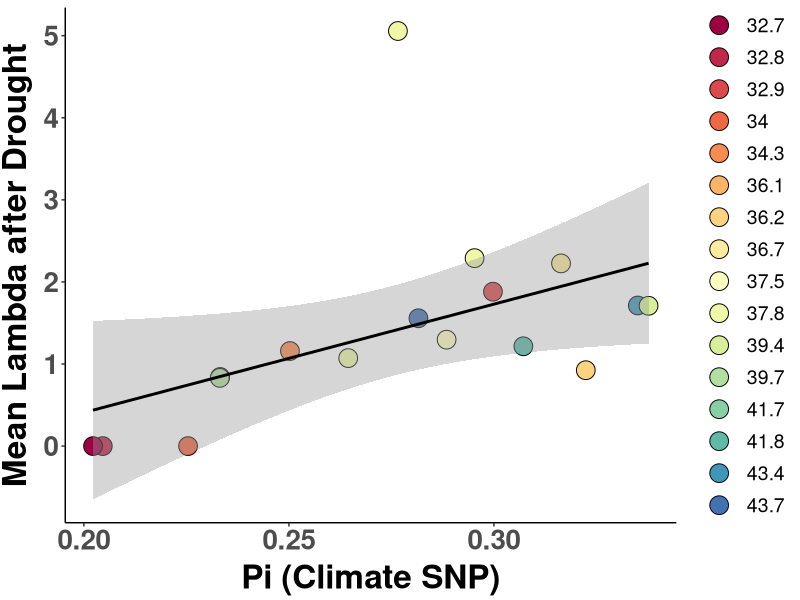
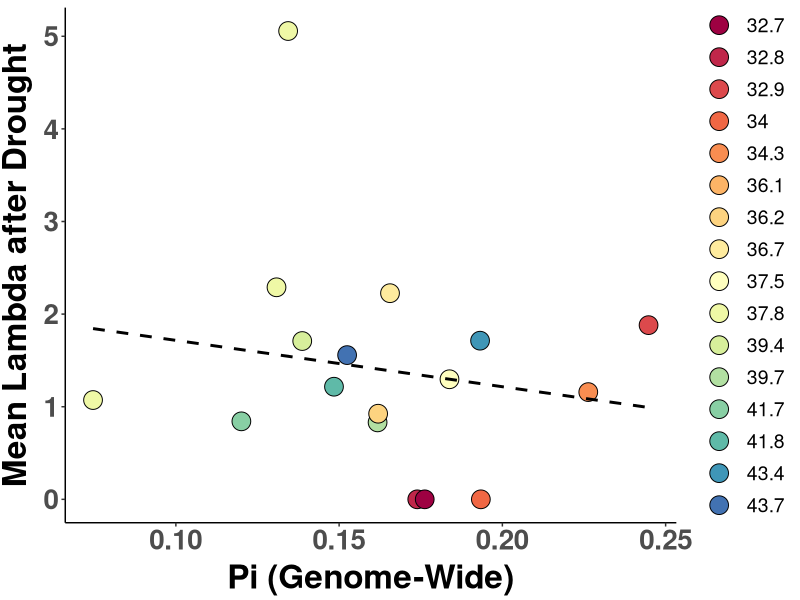
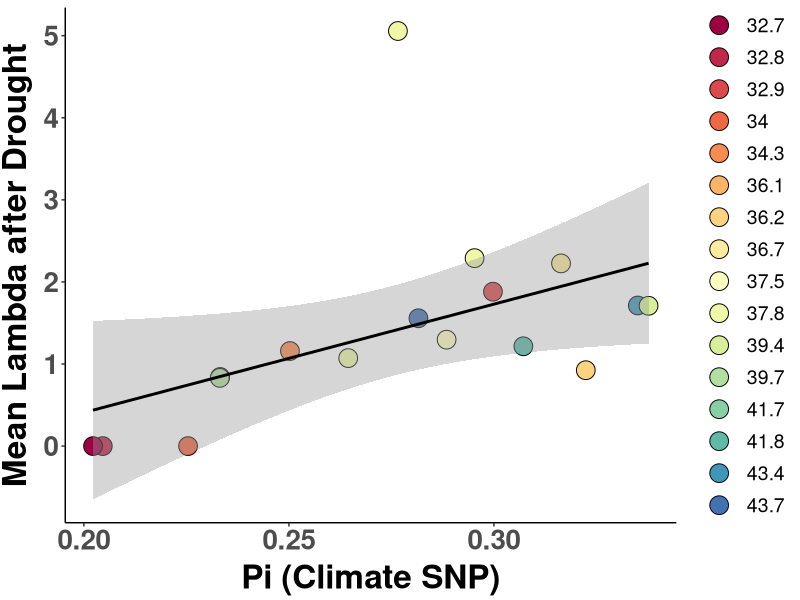
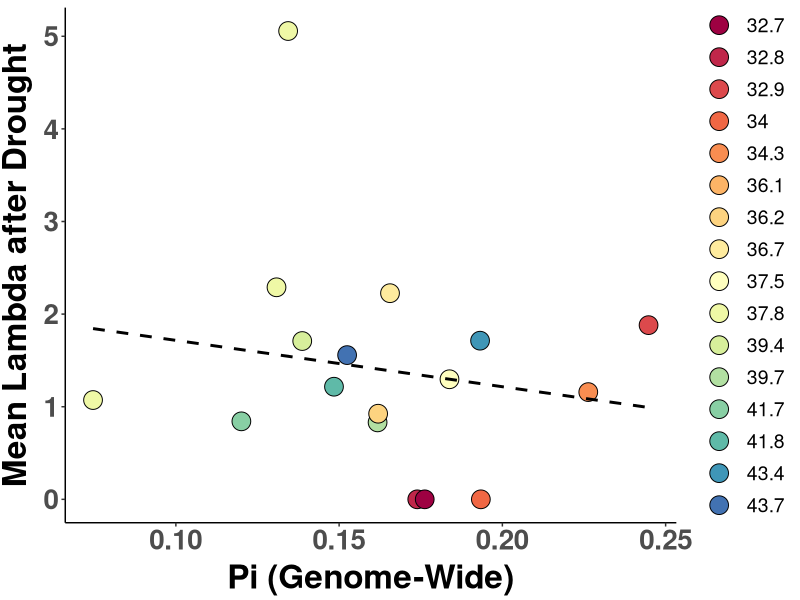

Recreate these plots in R, in order.
##################################################################################
## Plot pi against lambda.slope & lambda mean
## Author Daniel Anstett
## 
## 
## Last Modified Aug 3, 2023
###################################################################################

#Library install and import
library(tidyverse) 
library(car)
library(ggrepel)
library(RColorBrewer)
library(cowplot)

#Import population metadata
pop_meta <- read_csv("data/genomic_data/pop_meta_data.csv") %>% dplyr::select(Site, Paper_ID) #just to get translation of pop names <--> numbers
pop_meta[20,1] <- "Mill Creek" #Fill in missing information
pop_meta[20,2] <- 12

#Import Demography Data
demog_recovery <- read_csv("data/demography data/siteYear.lambda_responses_2010-2019.csv")

#Import PI for demography popoulations
pi_raw <- read_csv("data/genomic_data/raw_pi.csv")

#Joing Data Sets
demog_recovery <- left_join(demog_recovery,pop_meta,by=c("Site"="Site")) %>% rename(Site_Name=Site)
pi_pop <- left_join(demog_recovery,pi_raw,by=c("Paper_ID"="Site")) %>% 
  filter(Paper_ID!=12) #%>% #remove site with unreliable demography data
  #filter(Paper_ID!=27) 


#Run linear models
lm3 <- lm(lambda.mean.recovery~pi_snp_set,data=pi_pop)
lm4 <- lm(lambda.mean.recovery~pi_all_snps,data=pi_pop)

#Get summary and Anova for each model
summary(lm3)
Anova(lm3,type="III")
summary(lm4)
Anova(lm4,type="III")


###########################################################################################################

# N-S color gradient
lat_cols=colorRampPalette(brewer.pal(11,"Spectral"))
n.sites <- length(unique(pi_pop$Site_Name)) -2
color.list <- lat_cols(n.sites)


#Mean Lambda

#pi snp set
ggplot(pi_pop, aes(x=pi_snp_set, y=lambda.mean.recovery)) + 
  geom_point(aes(fill=as.factor(round(Latitude, 1))),shape=21,size =6)+
  geom_smooth(method=lm,color="black")+
  scale_y_continuous(name="Mean Lambda after Drought",breaks=seq(0,5,1))+
  scale_x_continuous(name="Pi (Climate SNP)")+
                    # ,breaks=c(0.025,0.03,0.035,0.04,0.045))+
  scale_fill_manual(values=color.list) +
  theme_classic() + theme(
    axis.text.x = element_text(size=20, face="bold"),
    axis.text.y = element_text(size=20,face="bold"),
    axis.title.x = element_text(color="black", size=24, vjust = 0.5, face="bold"),
    axis.title.y = element_text(color="black", size=24,vjust = 1.7, face="bold",hjust=0.5),
    legend.title = element_blank(),
    legend.text = element_text(size = 14),  # Increase the size of the legend text
    legend.key.size = unit(2, "lines"),  # Increase the size of the legend dots
    legend.key.height = unit(1.6, "lines") #Reduce hight
  )
ggsave("Graphs/Demography_pi/1_pi_demography_snpset.pdf",width=8, height = 6, units = "in")


#global pi
ggplot(pi_pop, aes(x=pi_all_snps, y=lambda.mean.recovery)) + 
  geom_point(aes(fill=as.factor(round(Latitude, 1))),shape=21,size =6)+
  geom_smooth(method=lm,color="black", lty="dashed", se=FALSE)+
  scale_y_continuous(name="Mean Lambda after Drought")+
  scale_x_continuous(name="Pi (Genome-Wide)")+
                     #,breaks=c(0.04,0.045,0.05,0.055,0.06))+
  scale_fill_manual(values=color.list) +
  theme_classic() + theme(
    axis.text.x = element_text(size=20, face="bold"),
    axis.text.y = element_text(size=20,face="bold"),
    axis.title.x = element_text(color="black", size=24, vjust = 0.5, face="bold"),
    axis.title.y = element_text(color="black", size=24,vjust = 1.7, face="bold",hjust=0.5),
    legend.title = element_blank(),
    legend.text = element_text(size = 14),  # Increase the size of the legend text
    legend.key.size = unit(2, "lines"),  # Increase the size of the legend dots
    legend.key.height = unit(1.6, "lines") #Reduce hight
  )

ggsave("Graphs/Demography_pi/2_pi_demography_global.pdf",width=8, height = 6, units = "in")






